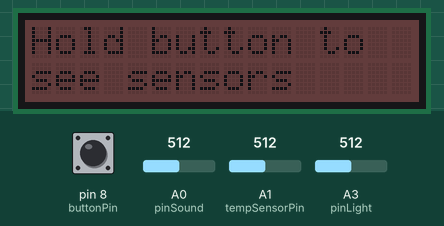
Bench run of a sketch on a simulated Arduino Uno, built with avr-gcc and run on an emulated ATmega328P. Parts: 16×2 character LCD. The test bench sets the inputs (shaded band); at power-on: pin 8 (buttonPin) LOW, A0 (pinSound) = 512, A1 (tempSensorPin) = 512, A3 (pinLight) = 512.

Above: at 0.1 s.
3.8 s: pin 8 (buttonPin) pulled HIGH for 3.2 s
At 4.7 s:
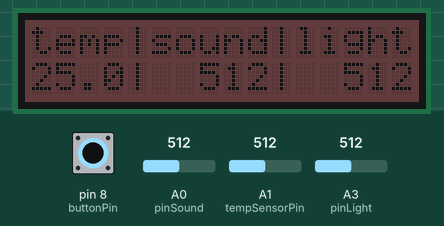
At 8.3 s:
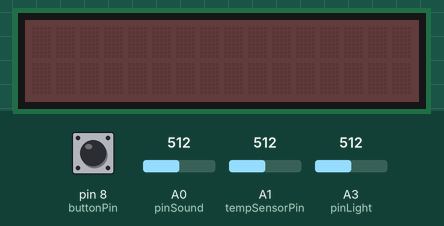
8.6 s: pin 8 (buttonPin) pulled HIGH for 1.8 s
Timing chart, 0 to 11.6 s (numbered marks = the images above; inputs shaded):
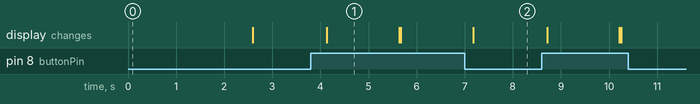

The sketch:

LCD_Display_Sensor.ino
```cpp
/*
 * LCD_Display_Sensor
 * See the pin definitons below
 *  - Grove LCD RBG/Backlit = Pin12
 *  - Temperature sensor = Pin A1
 *  - Sound sensor = Pin A0
 *  - Light sensor = Pin A3
 *  - push button = Pin 8
 */

#include <Wire.h>
#include <rgb_lcd.h>          // LCD Interface
// Available from https://github.com/Seeed-Studio/Grove_LCD_RGB_Backlight
#include <SoftwareSerial.h>   // Button handler

// Initialize the LCD
rgb_lcd lcd;

// Define the LCD size
const int numRows = 2;
const int numCols = 16;

// Define the Temp Sensor Pin
const int tempSensorPin   = 1;
// Define the Button Pin
const int buttonPin = 8;
// Define the Sound sensor
const int pinSound = A0;
// Define the Light sensor
const int pinLight = A3;

// LCD Colours - background
int colourRed   = 51;
int colourGreen = 0;
int colourBlue  = 0;

void setup() {
  // Set the LCD width and height from the ints above
  lcd.begin(numCols,numRows);

  // Set the button to Input
  pinMode(buttonPin,INPUT);

  // Set the LCD background. This is not persistent
  lcd.setRGB(colourRed, colourGreen, colourBlue);

  // Print an initial message
  lcd.print("Hold button to");
  lcd.setCursor(0,1);
  lcd.print("see sensors");
  delay(2500);
  // Then clear the lcd & set the position back to home
  lcd.clear();
  lcd.home();
}

/* There is a bug in the library that prevents the
 *  display powering down.
 *  Work around this by setting all the colours to 0 (Black)
 * TODO: see if this reduces power draw.
*/
void setDisplayDark()
{
  lcd.setPWM(REG_RED, 0);
  lcd.setPWM(REG_GREEN, 0);
  lcd.setPWM(REG_BLUE, 0);
  // From the reference guide this can take a moment
  delayMicroseconds(500);
}

/* See setDisplayDark. Once we've changed all the colours to
 *  black, we need to tell it the lit colours again
*/
void setDisplayLight()
{
  lcd.setPWM(REG_RED, colourRed);
  lcd.setPWM(REG_GREEN, colourGreen);
  lcd.setPWM(REG_BLUE, colourBlue);
  // From the reference guide this can take a moment
  delayMicroseconds(500);
}

float getTemperature()
{
  // Your guess is as good as mine - this is reference code from the Sensor
  float temperature = analogRead(tempSensorPin); // Get the voltage reading from the Sensor
  temperature = (float)(1023 - temperature)*10000/temperature;
  temperature = 1/(log(temperature/10000)/3975+1/298.15)-273.15;
  return temperature;
}

void loop() {
  // Clearn and Turn off the display
  lcd.clear();
  setDisplayDark();

  if(digitalRead(buttonPin))
  {
    // Turn the display back on
    setDisplayLight();

    // Print sensor headers
    lcd.print("temp|sound|light");

    // Get the sensor output
    float temperature = getTemperature();
    int soundVal = analogRead(pinSound);
    int lightVal = analogRead(pinLight);

    // Position the LCD - second row, first character
    lcd.setCursor(0,1);

    // Temperature
//    lcd.print(temperature,2);     // 2 decimal places = 5 chars
    lcd.print(temperature,1);
    lcd.print("|");

    // Sound
    char SoundOut[5];
    sprintf(SoundOut,"%5d",soundVal);
    lcd.print(SoundOut);
    lcd.print("|");

    // Light
    char LightOut[5];
    sprintf(LightOut,"%5d",lightVal);
    lcd.print(LightOut);

    // Wait, Clear, end loop
    delay(1500);
    lcd.clear();
  } else {
    // Turn the display off
    setDisplayDark();
    delay(1500);
  }
}
```

Measured:
- after the input at 3.8 s, the display: changes after 0.33 s (image 1)
- what the display in image 1 shows lasts 1.5 s, from 4.1 s to 5.6 s
